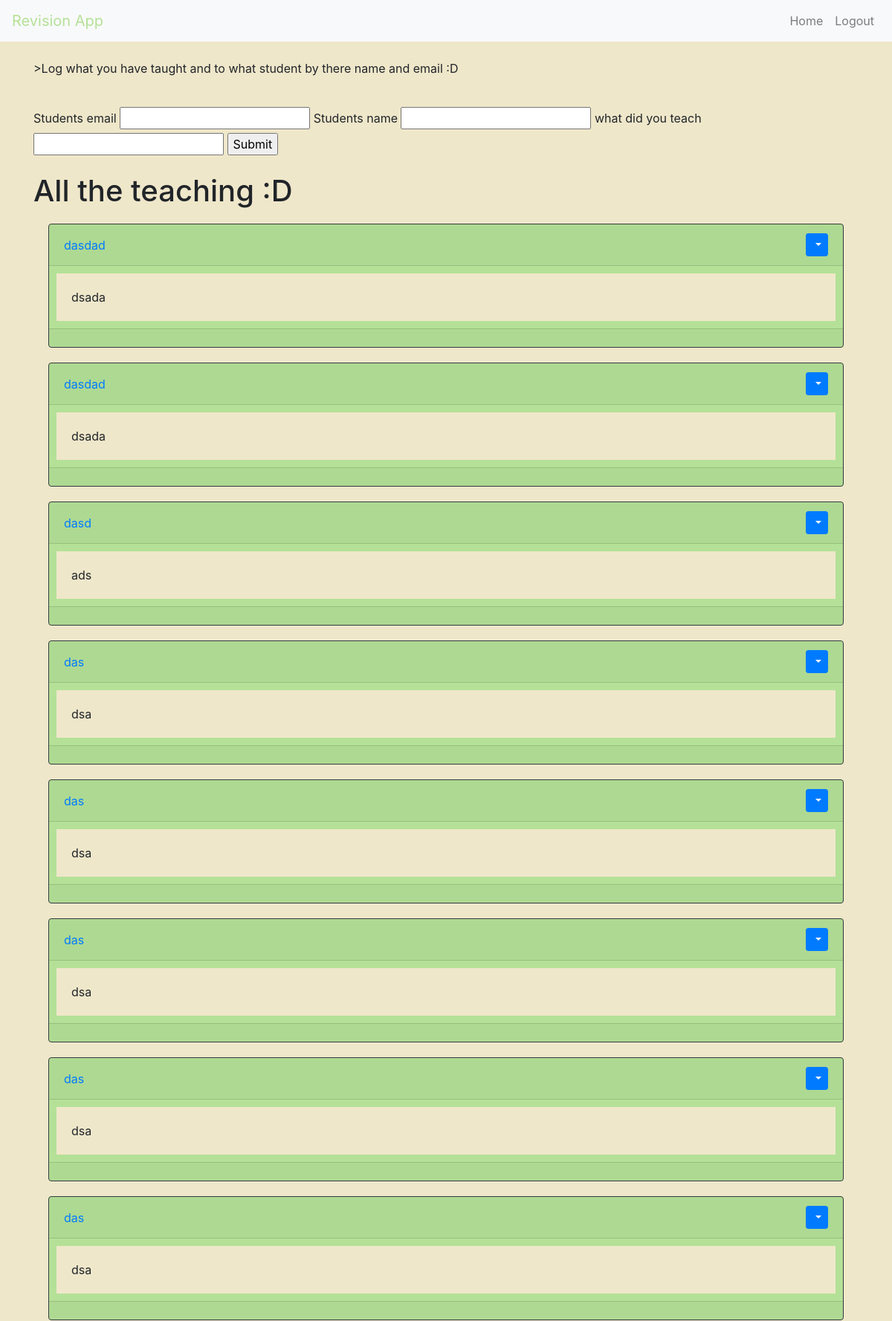
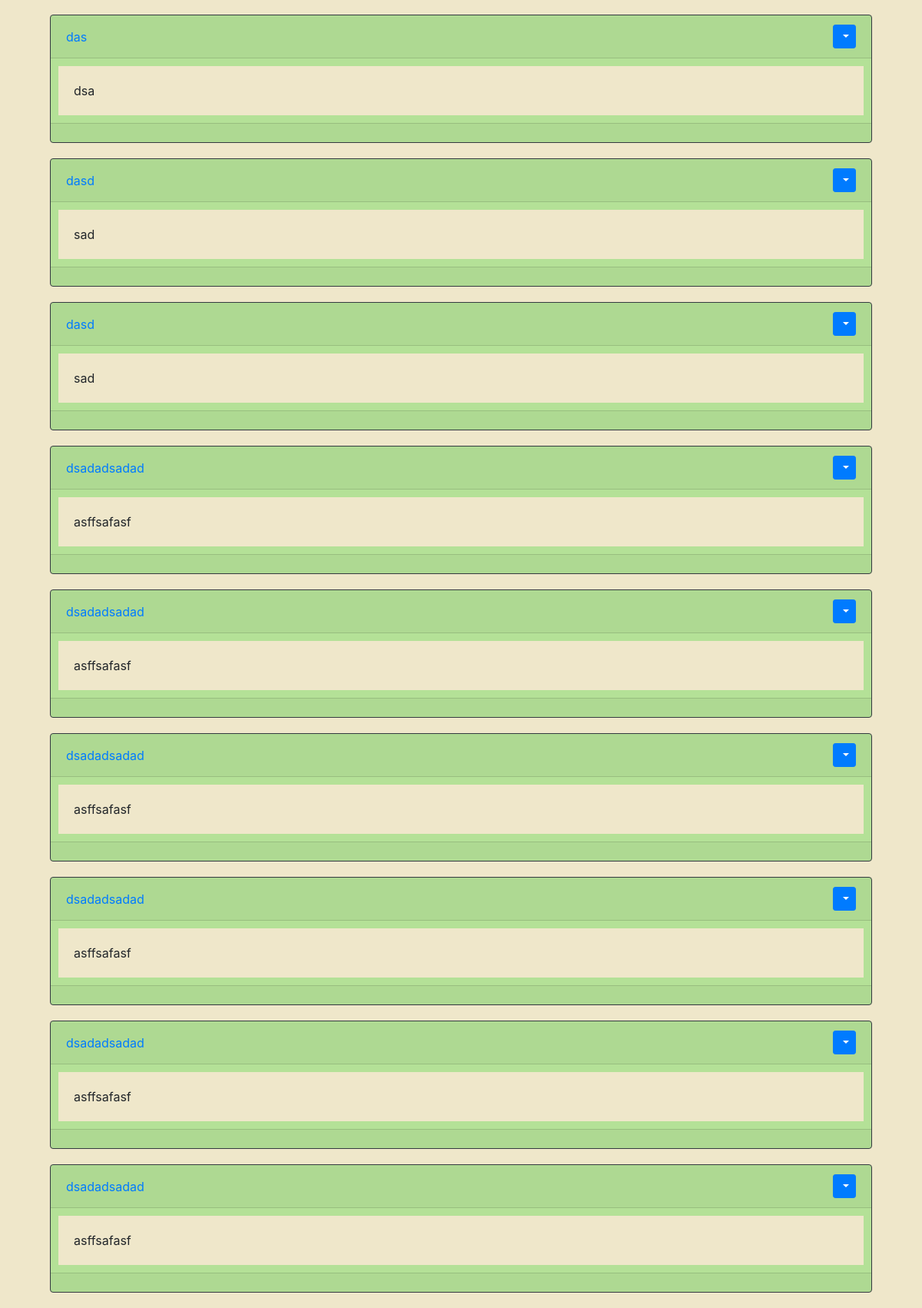
The app's page /taught (signed in), older data (2 pictures, top to bottom).
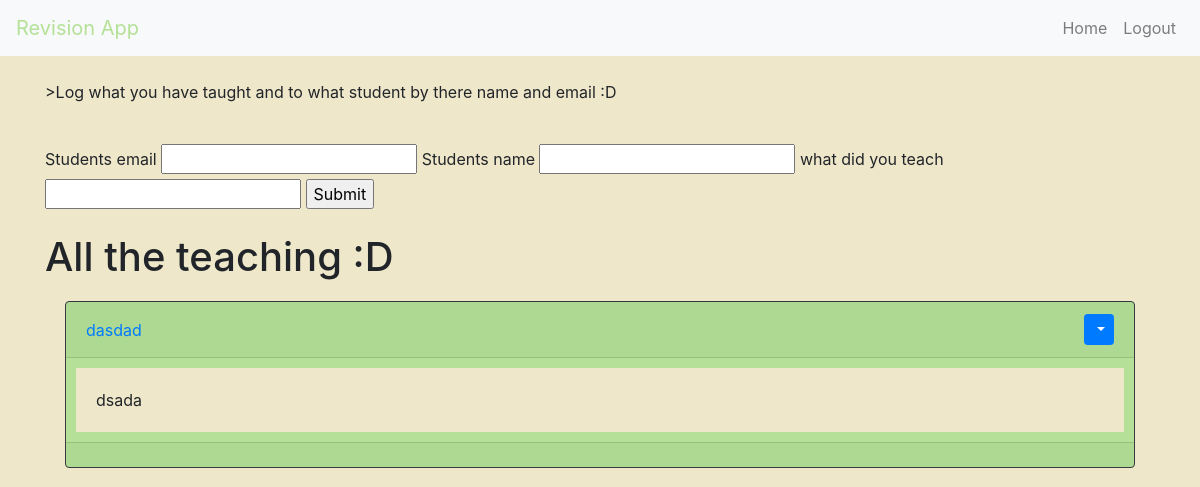
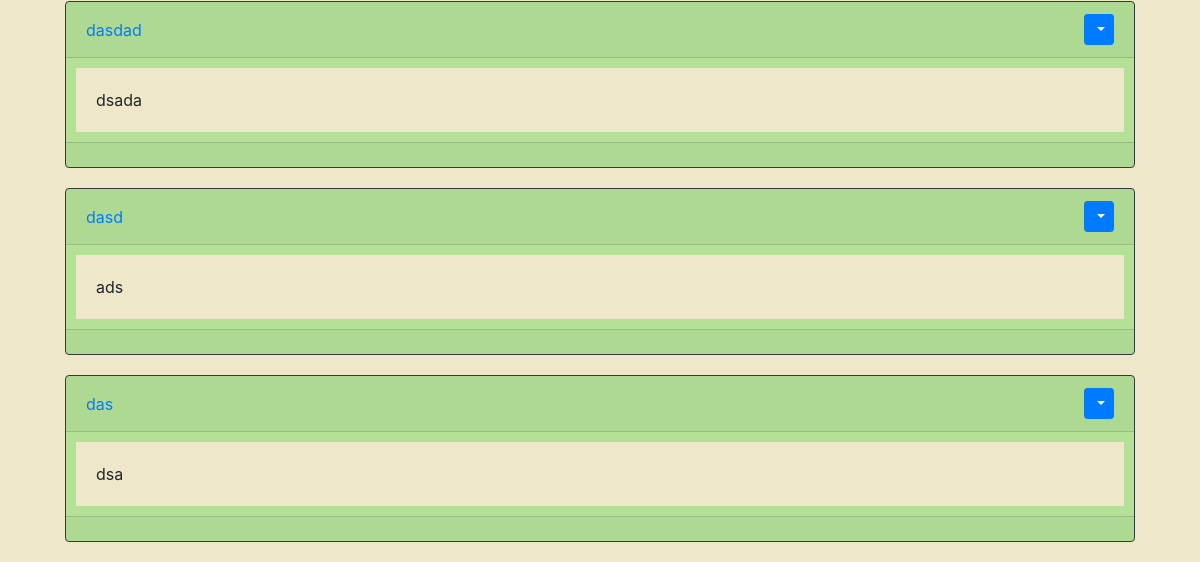
The same page, newer data (2 pictures, top to bottom).
### models.py (models this page shows)
class post(db.Model):
    id = db.Column(db.Integer, primary_key=True)
    student_email = db.Column(db.String(150), nullable = False)
    student_name = db.Column(db.String(150), nullable = False)
    taught = db.Column(db.String(150), nullable = False)
    date_entered = db.Column(db.DateTime(timezone = True), default = func.now())
    teacher = db.Column(db.Integer, db.ForeignKey('user.id',ondelete = "CASCADE"), nullable = False)

### views.py (the view)
@views.route('/taught', methods=['GET', 'POST'])
@login_required
def taught():
    teach_logs()
    posts = post.query.all()
    return render_template('teacher_logs.html', user=current_user, posts = posts)

### __init__.py (called while the page is built)
def create_app():
    app = Flask(__name__)
    app.config['SECRET_KEY'] = 'mymathsapp'
    app.config['SQLALCHEMY_DATABASE_URI'] = f'sqlite:///{DB_NAME}'
    db.init_app(app)
    from views import views
    from auth import auth
    app.register_blueprint(views, url_prefix='/')
    app.register_blueprint(auth, url_prefix='/')
    from models import User
    create_database(app)
    login_manager = LoginManager()
    login_manager.login_view = 'auth.login'
    login_manager.init_app(app)
    @login_manager.user_loader
    def load_user(id):
        return User.query.get(int(id))
    return app

### database_attempt.py (called while the page is built)
def teach_logs():
    if request.method == "POST":
        student_email = request.form.get("student_email")
        student_user = request.form.get("student_name")
        taught = request.form.get("taught")
        if not taught:
            flash("You have not entered what you taught",category="error")
        else:
            post_ = post(student_email = student_email,student_name= student_user,taught = taught, teacher = current_user.id )
            db.session.add(post_)
            db.session.commit()
            flash('Teaching log added!' , category= 'success')

### templates/teacher_logs.html (shortened to what this page needs)
{% extends "base.html" %} {% block title %}Student Home{% endblock %}
{% block content%}
<link rel="stylesheet" href="static/styles.css" />
<br />
<div>
    <p>>Log what you have taught and to what student by there name and email :D</p>
</div>
<br />
<form method="POST">
    <label>Students email</label>
    <input type="text" id="student_email" name="student_email" />
    <label>Students name</label>
    <input type="text" id="student_name" name="student_name" />
    <label>what did you teach</label>
    <input type="text" id="taught" name="taught"/>
    <input type="submit"/>
</form>
<br />
<h1>All the teaching :D </h1>
<div id="post">
    {% for post in posts %}
    {%if post.teacher == user.id %}
    <div class="card border-dark">
        <div class="card-header d-flex justify-content-between align-items-center">
            <a href="/posts/{{post.student_name}}">{{post.student_name}}</a>
            <div class="btn-group">
                <button type="button"
                        class="btn btn-sm btn-primary dropdown-toggle"
                        data-bs-toggle="dropdown">
                </button>
            </div>
        </div>
        <div class="card-body">
            <div class="card-text">{{post.taught}}</div>
        </div>
        <div class="card-footer text-muted">{{post.date_created}}</div>
    </div>
    {% endif %}
    {% endfor %}
</div>
 {% endblock %}

### templates/base.html (shortened to what this page needs)
<!DOCTYPE html>
<html>
<head>
    <link rel="stylesheet"
          href="https://stackpath.bootstrapcdn.com/bootstrap/4.4.1/css/bootstrap.min.css"
 />
    <link rel="stylesheet"
          href="https://stackpath.bootstrapcdn.com/font-awesome/4.7.0/css/font-awesome.min.css"
 />
    <link rel="stylesheet" href="static/styles.css " />
    <link href="//maxcdn.bootstrapcdn.com/bootstrap/4.1.1/css/bootstrap.min.css" rel="stylesheet" id="bootstrap-css">
    <link rel="stylesheet" href="https://cdn.jsdelivr.net/gh/anuraghazra/VerlyRangeSlider@v1.0.0/src/style.css" />
</head>
<body>
    <nav class="navbar navbar-expand-lg navbar-light bg-light">
        <a class="navbar-brand" href="" >Revision App</a>
        <div class="collapse navbar-collapse" id="navbar" >
            <div class="navbar-nav ml-auto">
                {% if user.is_authenticated %}
                {% if user.status == "teacher" %}
                <a class="nav-item nav-link" id="home" href="/TEACHERhome">Home</a>
                <a class="nav-item nav-link" id="logout" href="/logout">Logout</a>
                {% else %}
                <a class="nav-item nav-link" id="home" href="/STUDENThome">Home</a>
                <a class="nav-item nav-link" id="logout" href="/logout">Logout</a>
                {% endif %}
                {% else %}
                <a class="nav-item nav-link" id="login" href="/login">Login</a>
                <a class="nav-item nav-link" id="signUp" href="/sign-up">Sign Up</a>
                {% endif %}
            </div>
        </div>
    </nav>
    <div class="container">{% block content %} {% endblock %}</div>
</body>
</html>

### static/styles.css (style rules this page uses)
body { background-color: #EFE7CA; }
.bg-light { background-color: green; }
.navbar-light .navbar-brand { color: #B4E197; }
.card { background-color: #B4E197; margin: 20px; }
.card-body { background-color: #EFE7CA; margin:10px; }

Row changes from the older to the newer data that the page shows:
removed post: student_name "das", taught "dsa"
removed post: student_name "das", taught "dsa"
removed post: student_name "das", taught "dsa"
removed post: student_name "das", taught "dsa"
removed post: student_name "das", taught "dsa"
removed post: student_name "dasd", taught "sad"
removed post: student_name "dasd", taught "sad"
removed post: student_name "dsadadsadad", taught "asffsafasf"
removed post: student_name "dsadadsadad", taught "asffsafasf"
removed post: student_name "dsadadsadad", taught "asffsafasf"
removed post: student_name "dsadadsadad", taught "asffsafasf"
removed post: student_name "dsadadsadad", taught "asffsafasf"
removed post: student_name "dsadadsadad", taught "asffsafasf"
